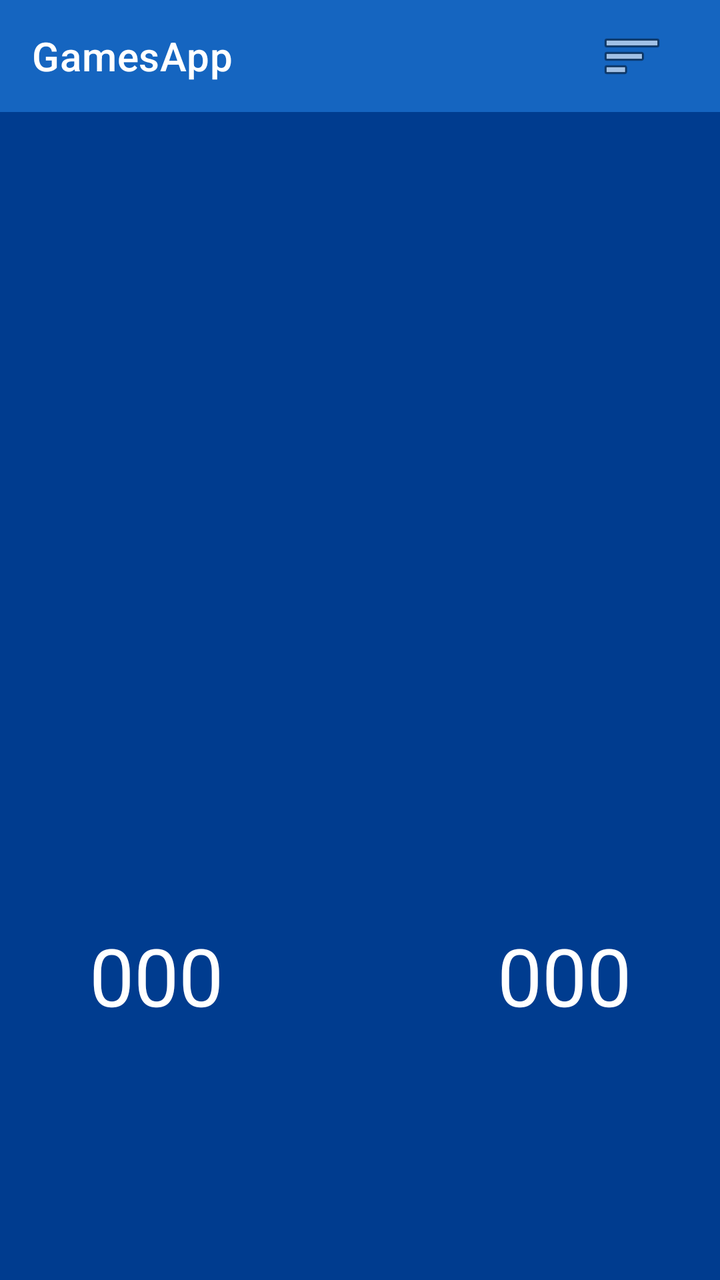
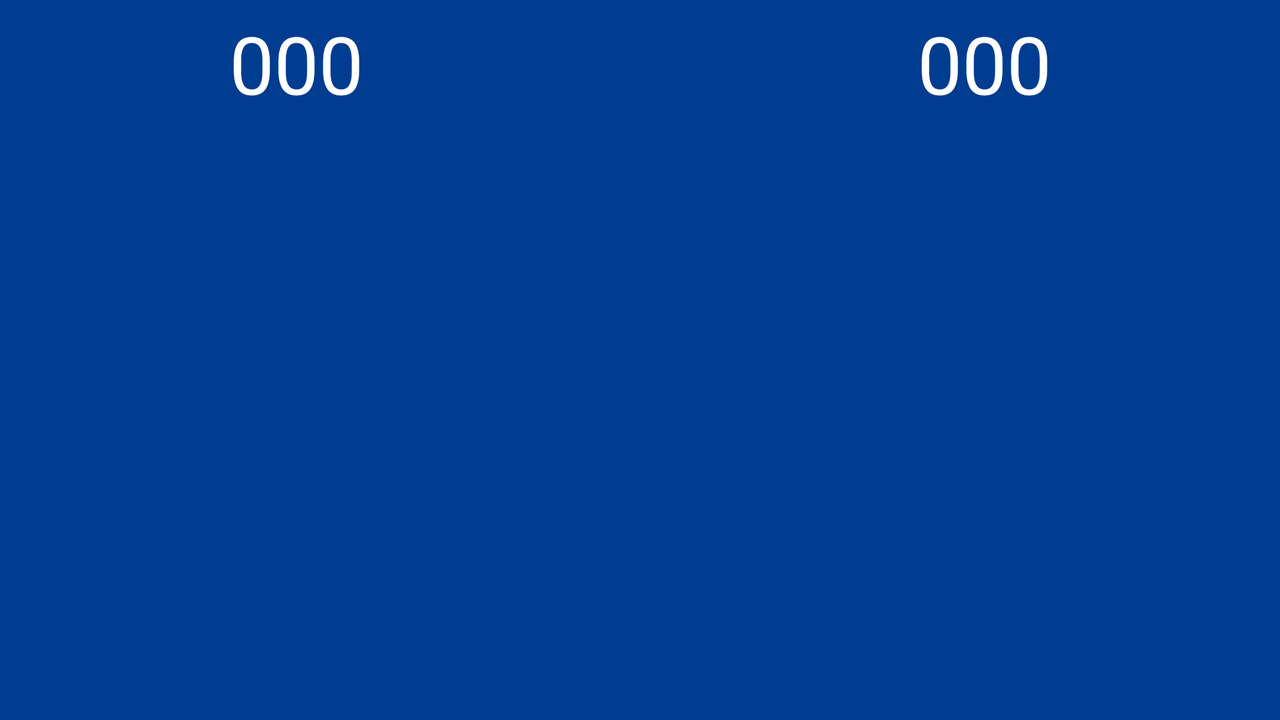

First picture: res/layout/ on a phone held upright. Second picture: the repository's own variant of that layout, on a device whose configuration matches the variant's folder. Source for both follows.
<!-- AndroidManifest.xml: application theme AppTheme -->
<!-- res/layout/activity_minesweeper.xml -->
<?xml version="1.0" encoding="utf-8"?>
<TableLayout xmlns:android="http://schemas.android.com/apk/res/android"
    android:id="@+id/back"
    android:layout_width="fill_parent"
    android:layout_height="fill_parent"
    android:background="@color/primaryDarkColor"
    android:stretchColumns="0,2">

    <com.google.android.material.appbar.AppBarLayout
        android:layout_width="match_parent"
        android:layout_height="wrap_content"
        android:theme="@style/AppTheme.AppBarOverlay">

        <include
            android:id="@+id/tb"
            layout="@layout/toolbar"
            android:layout_width="match_parent"
            android:layout_height="wrap_content" />

    </com.google.android.material.appbar.AppBarLayout>

    <TableRow>

        <TableLayout
            android:id="@+id/MineField"
            android:layout_width="match_parent"
            android:layout_height="400dp"
            android:layout_span="5"
            android:gravity="bottom"
            android:padding="5dip"
            android:stretchColumns="*"></TableLayout>
    </TableRow>

    <TableRow>

        <TextView
            android:id="@+id/Timer"
            android:layout_width="fill_parent"
            android:layout_height="wrap_content"
            android:layout_column="0"
            android:gravity="center_horizontal"
            android:padding="5dip"
            android:text="000"
            android:textColor="#FFFFFF"
            android:textSize="40sp" />

        <ImageButton
            android:id="@+id/Smiley"
            android:layout_width="48dp"
            android:layout_height="48dp"
            android:layout_column="1"
            android:background="@drawable/smiley_button_states"
            android:padding="5dip"
            android:scaleType="center" />

        <TextView
            android:id="@+id/ScoreCount"
            android:layout_width="fill_parent"
            android:layout_height="wrap_content"
            android:layout_column="2"
            android:gravity="center_horizontal"
            android:padding="5dip"
            android:text="000"
            android:textColor="#FFFFFF"
            android:textSize="40sp" />

        <TextView
            android:id="@+id/restart"
            android:layout_width="wrap_content"
            android:layout_height="wrap_content" />
    </TableRow>
</TableLayout>
<!-- res/layout/toolbar.xml (included above) -->
<?xml version="1.0" encoding="utf-8"?>
<androidx.appcompat.widget.Toolbar xmlns:android="http://schemas.android.com/apk/res/android"
    xmlns:app="http://schemas.android.com/apk/res-auto"
    xmlns:tools="http://schemas.android.com/tools"
    android:id="@+id/toolbar"
    android:layout_width="match_parent"
    android:layout_height="wrap_content"
    android:background="@color/primaryColor"
    android:elevation="4dp"
    android:minHeight="?attr/actionBarSize"
    android:padding="4dp"
    android:theme="?attr/actionBarTheme"
    app:layout_constraintStart_toStartOf="parent"
    app:layout_constraintTop_toTopOf="parent"
    app:subtitleTextColor="@android:color/white"
    app:title="@string/title_activity_launcher"
    app:titleTextColor="@android:color/white">

    <ImageButton
        android:id="@+id/button_play"
        android:layout_width="wrap_content"
        android:layout_height="wrap_content"
        android:layout_gravity="right"
        android:layout_marginRight="24dp"
        android:background="@null"
        android:contentDescription="bello"
        android:src="@android:drawable/ic_menu_sort_by_size"
        tools:ignore="HardcodedText,RtlHardcoded"
        android:onClick="login"/>

</androidx.appcompat.widget.Toolbar>
<!-- resources referenced by this layout -->
<resources>
  <color name="primaryColor">#1565c0</color>
  <color name="primaryDarkColor">#003c8f</color>
  <string name="title_activity_launcher">GamesApp</string>
  <style name="AppTheme.AppBarOverlay" parent="ThemeOverlay.AppCompat.Dark.ActionBar" />
  <style name="AppTheme" parent="Theme.MaterialComponents.Light.NoActionBar">
          
          <item name="colorPrimary">@color/primaryColor</item>
          <item name="colorPrimaryDark">@color/primaryDarkColor</item>
          <item name="colorAccent">@color/secondaryColor</item>
          <item name="android:textColorPrimary">@color/black</item>
      </style>
  <color name="secondaryColor">#FF9800</color>
  <color name="black">#000000</color>
</resources>
<!-- res/layout-land/activity_minesweeper.xml (the repository's variant of the layout above) -->
<!-- drawn on the phone turned sideways -->
<?xml version="1.0" encoding="utf-8"?>
<TableLayout xmlns:android="http://schemas.android.com/apk/res/android"
    android:layout_width="fill_parent"
    android:layout_height="fill_parent"
    android:background="@color/primaryDarkColor"
    android:stretchColumns="0,2">

    <TableRow>

        <TextView
            android:id="@+id/Timer"
            android:layout_width="fill_parent"
            android:layout_height="wrap_content"
            android:layout_column="0"
            android:gravity="center_horizontal"
            android:padding="5dip"
            android:text="000"
            android:textColor="#FFFFFF"
            android:textSize="40sp" />

        <ImageButton
            android:id="@+id/Smiley"
            android:layout_width="48dp"
            android:layout_height="48dp"
            android:layout_column="1"
            android:background="@drawable/smiley_button_states"
            android:padding="5dip"
            android:scaleType="center" />

        <TextView
            android:id="@+id/MineCount"
            android:layout_width="fill_parent"
            android:layout_height="wrap_content"
            android:layout_column="2"
            android:gravity="center_horizontal"
            android:padding="5dip"
            android:text="000"
            android:textColor="#FFFFFF"
            android:textSize="40sp" />
    </TableRow>

    <TableRow>

        <TextView
            android:layout_width="fill_parent"
            android:layout_height="50dp"
            android:layout_column="0"
            android:layout_span="3"
            android:padding="10dip" />
    </TableRow>

    <TableRow>

        <TableLayout xmlns:android="http://schemas.android.com/apk/res/android"
            android:id="@+id/MineField"
            android:layout_width="260dp"
            android:layout_height="260dp"
            android:layout_span="3"
            android:gravity="bottom"
            android:padding="5dip"
            android:stretchColumns="*"></TableLayout>
    </TableRow>
</TableLayout>
<!-- resources referenced by the variant -->
<!-- as the phone turned sideways resolves them -->
<resources>
  <color name="primaryDarkColor">#003c8f</color>
  <style name="AppTheme" parent="Theme.MaterialComponents.Light.NoActionBar">
          
          <item name="colorPrimary">@color/primaryColor</item>
          <item name="colorPrimaryDark">@color/primaryDarkColor</item>
          <item name="colorAccent">@color/secondaryColor</item>
          <item name="android:textColorPrimary">@color/black</item>
      </style>
  <color name="primaryColor">#1565c0</color>
  <color name="secondaryColor">#FF9800</color>
  <color name="black">#000000</color>
</resources>
